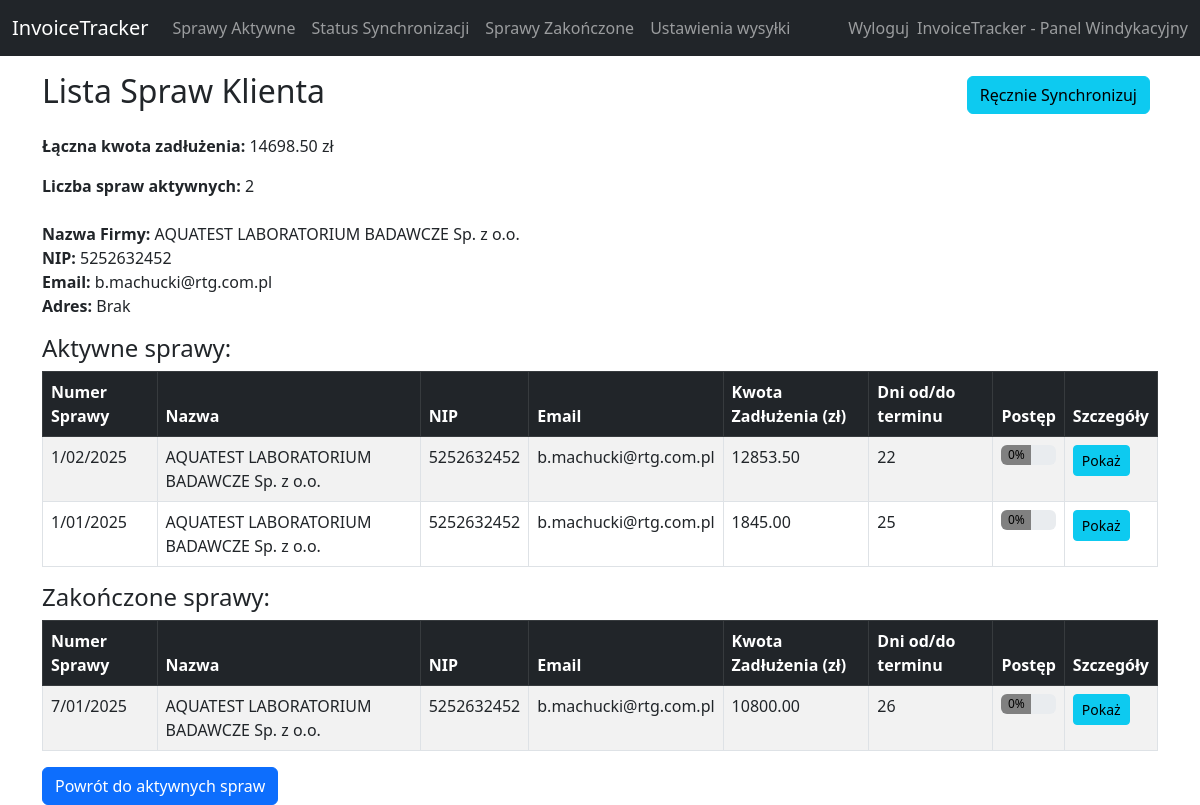
Screenshot of /client/44851 (signed in) with the database file from the repository.
### InvoiceTracker/models.py (models this page shows, shortened)
class Case(db.Model):
    id = db.Column(db.Integer, primary_key=True)
    case_number = db.Column(db.String(50), unique=True, nullable=False)
    client_id = db.Column(db.String(50), nullable=False)
    client_nip = db.Column(db.String(50), nullable=True)
    client_company_name = db.Column(db.String(200), nullable=True)
    status = db.Column(db.String(50), default="active")
    created_at = db.Column(db.DateTime, default=datetime.utcnow)
    updated_at = db.Column(db.DateTime, default=datetime.utcnow, onupdate=datetime.utcnow)
    invoice = db.relationship('Invoice', backref='case', uselist=False)

class Invoice(db.Model):
    id = db.Column(db.Integer, primary_key=True)
    invoice_number = db.Column(db.String(50))
    invoice_date = db.Column(db.Date)
    payment_due_date = db.Column(db.Date)
    gross_price = db.Column(db.Integer)  # wartość brutto w groszach
    status = db.Column(db.String(50))    # np. "sent", "printed", "paid"
    debt_status = db.Column(db.String(200))
    client_id = db.Column(db.String(50))
    client_company_name = db.Column(db.String(200))
    client_email = db.Column(db.String(100))
    client_nip = db.Column(db.String(50))
    client_address = db.Column(db.String(255))
    currency = db.Column(db.String(10))
    paid_price = db.Column(db.Integer, default=0)
    notes = db.Column(db.Text)
    payment_method = db.Column(db.String(50))
    sale_date = db.Column(db.Date)
    paid_date = db.Column(db.Date)
    net_price = db.Column(db.Integer)
    tax_price = db.Column(db.Integer)
    left_to_pay = db.Column(db.Integer)
    case_id = db.Column(db.Integer, db.ForeignKey('case.id'), nullable=True)

### InvoiceTracker/app.py (the view, shortened to what this page needs)
    @app.route('/client/<client_id>')
    def client_cases(client_id):
        current_date = date.today()
        active_objs = Case.query.filter_by(client_id=client_id, status="active").all()
        completed_objs = Case.query.filter(Case.client_id == client_id, Case.status != "active").all()
        active_cases_list = []
        completed_cases_list = []
        total_debt_all = 0.0
        def build_case_dict(case_obj):
            inv = case_obj.invoice
            if not inv:
                return None
            left = inv.left_to_pay if inv.left_to_pay is not None else (inv.gross_price - (inv.paid_price or 0))
            total_debt = left / 100.0
            days_diff = (current_date - inv.payment_due_date).days if inv.payment_due_date else None
            logs = NotificationLog.query.filter_by(invoice_number=inv.invoice_number).all()
            stage_mapping = {
                "Przypomnienie o zbliżającym się terminie płatności": 1,
                "Powiadomienie o upływie terminu płatności": 2,
                "Wezwanie do zapłaty": 3,
                "Powiadomienie o zamiarze skierowania sprawy do windykatora zewnętrznego i publikacji na giełdzie wierzytelności": 4,
                "Przekazanie sprawy do windykatora zewnętrznego": 5
            }
            max_stage = 0
            for lg in logs:
                s = stage_mapping.get(lg.stage, 0)
                if s > max_stage:
                    max_stage = s
            progress_val = int((max_stage / 5) * 100)
            return {
                'case_number': case_obj.case_number,
                'client_id': case_obj.client_id,
                'client_company_name': case_obj.client_company_name,
                'client_nip': case_obj.client_nip,
                'client_email': inv.client_email if inv.client_email else "Brak",
                'total_debt': total_debt,
                'days_diff': days_diff,
                'progress_percent': progress_val,
                'status': case_obj.status
            }
        for c in active_objs:
            res = build_case_dict(c)
            if res:
                total_debt_all += res['total_debt']
                active_cases_list.append(res)
        for c in completed_objs:
            res = build_case_dict(c)
            if res:
                completed_cases_list.append(res)
        active_count = len(active_cases_list)
        client_details = {}
        if active_cases_list:
            first = active_cases_list[0]
            client_details = {
                'client_company_name': first['client_company_name'],
                'client_nip': first['client_nip'],
                'client_email': first['client_email'],
                'client_address': ''  # można dodać, jeśli Invoice trzyma adres
            }
        return render_template('client_cases.html',
                               active_cases=active_cases_list,
                               completed_cases=completed_cases_list,
                               client_id=client_id,
                               client_details=client_details,
                               total_debt_all=total_debt_all,
                               active_count=active_count,
                               current_date=current_date)

### InvoiceTracker/templates/client_cases.html
{% extends "layout.html" %}
{% block content %}
<div class="d-flex justify-content-between align-items-center mb-3">
  <h2>Lista Spraw Klienta</h2>
  <div>
    <a href="{{ url_for('manual_sync') }}" class="btn btn-info me-2">Ręcznie Synchronizuj</a>
  </div>
</div>
<div class="mb-4">
  <p><strong>Łączna kwota zadłużenia:</strong> {{ "%.2f"|format(total_debt_all) }} zł</p>
  <p><strong>Liczba spraw aktywnych:</strong> {{ active_count }}</p>
</div>
{% if client_details %}
<p>
  <strong>Nazwa Firmy:</strong> {{ client_details.client_company_name }}<br>
  <strong>NIP:</strong> {{ client_details.client_nip }}<br>
  <strong>Email:</strong> {{ client_details.client_email }}<br>
  <strong>Adres:</strong> {{ client_details.client_address if client_details.client_address else "Brak" }}
</p>
{% endif %}
<h4>Aktywne sprawy:</h4>
<table class="table table-bordered table-striped">
  <thead class="table-dark">
    <tr>
      <th>Numer Sprawy</th>
      <th>Nazwa</th>
      <th>NIP</th>
      <th>Email</th>
      <th>Kwota Zadłużenia (zł)</th>
      <th>Dni od/do terminu</th>
      <th>Postęp</th>
      <th>Szczegóły</th>
    </tr>
  </thead>
  <tbody>
    {% for c in active_cases %}
    <tr>
      <td>{{ c.case_number }}</td>
      <td>{{ c.client_company_name }}</td>
      <td>{{ c.client_nip }}</td>
      <td>{{ c.client_email }}</td>
      <td>{{ "%.2f"|format(c.total_debt) }}</td>
      <td>
        {% if c.days_diff is not none %}
          {% if c.days_diff < 0 %}
            -{{ c.days_diff|abs }}
          {% else %}
            {{ c.days_diff }}
          {% endif %}
        {% else %}
          -
        {% endif %}
      </td>
      <td>
        <div class="progress" style="height: 20px;">
          <div class="progress-bar" role="progressbar"
               style="width: {{ c.progress_percent }}%;
               {% if c.progress_percent == 0 %}
                 background-color: gray;
               {% elif c.progress_percent == 100 %}
                 background-color: green;
               {% else %}
                 background-color: #28a745;
               {% endif %}
               color: black; min-width: 30px; text-align: center; line-height: 20px;"
               aria-valuenow="{{ c.progress_percent }}"
               aria-valuemin="0" aria-valuemax="100">
            {{ c.progress_percent }}%
          </div>
        </div>
      </td>
      <td>
        <a href="{{ url_for('case_detail', case_number=c.case_number) }}" class="btn btn-sm btn-info">Pokaż</a>
      </td>
    </tr>
    {% endfor %}
  </tbody>
</table>
<h4>Zakończone sprawy:</h4>
<table class="table table-bordered table-striped">
  <thead class="table-dark">
    <tr>
      <th>Numer Sprawy</th>
      <th>Nazwa</th>
      <th>NIP</th>
      <th>Email</th>
      <th>Kwota Zadłużenia (zł)</th>
      <th>Dni od/do terminu</th>
      <th>Postęp</th>
      <th>Szczegóły</th>
    </tr>
  </thead>
  <tbody>
    {% for c in completed_cases %}
    <tr>
      <td>{{ c.case_number }}</td>
      <td>{{ c.client_company_name }}</td>
      <td>{{ c.client_nip }}</td>
      <td>{{ c.client_email }}</td>
      <td>{{ "%.2f"|format(c.total_debt) }}</td>
      <td>
        {% if c.days_diff is not none %}
          {% if c.days_diff < 0 %}
            -{{ c.days_diff|abs }}
          {% else %}
            {{ c.days_diff }}
          {% endif %}
        {% else %}
          -
        {% endif %}
      </td>
      <td>
        <div class="progress" style="height: 20px;">
          <div class="progress-bar" role="progressbar"
               style="width: {{ c.progress_percent }}%;
               {% if c.progress_percent == 0 %}
                 background-color: gray;
               {% elif c.progress_percent == 100 %}
                 background-color: green;
               {% else %}
                 background-color: #28a745;
               {% endif %}
               color: black; min-width: 30px; text-align: center; line-height: 20px;"
               aria-valuenow="{{ c.progress_percent }}"
               aria-valuemin="0" aria-valuemax="100">
            {{ c.progress_percent }}%
          </div>
        </div>
      </td>
      <td>
        <a href="{{ url_for('case_detail', case_number=c.case_number) }}" class="btn btn-sm btn-info">Pokaż</a>
      </td>
    </tr>
    {% endfor %}
  </tbody>
</table>
<a href="{{ url_for('active_cases') }}" class="btn btn-primary">Powrót do aktywnych spraw</a>
{% endblock %}

### rows the page displays
Case: client_company_name "AQUATEST LABORATORIUM BADAWCZE Sp. z o.o.", client_nip "5252632452", case_number "1/02/2025", client_company_name "AQUATEST LABORATORIUM BADAWCZE Sp. z o.o.", client_nip "5252632452"
Invoice: client_email "b.machucki@rtg.com.pl", client_email "b.machucki@rtg.com.pl"
Case: case_number "1/01/2025", client_company_name "AQUATEST LABORATORIUM BADAWCZE Sp. z o.o.", client_nip "5252632452"
Invoice: client_email "b.machucki@rtg.com.pl"
Case: case_number "7/01/2025", client_company_name "AQUATEST LABORATORIUM BADAWCZE Sp. z o.o.", client_nip "5252632452"
Invoice: client_email "b.machucki@rtg.com.pl"

### other values shown
{{ "%.2f"|format(total_debt_all) }} "14698.50"
{{ active_count }} "2"
{{ "%.2f"|format(c.total_debt) }} "12853.50" "1845.00"
{{ c.days_diff }} "22" "25"
{{ c.progress_percent }} "0" "0"
{{ "%.2f"|format(c.total_debt) }} "10800.00"
{{ c.days_diff }} "26"
{{ c.progress_percent }} "0"
